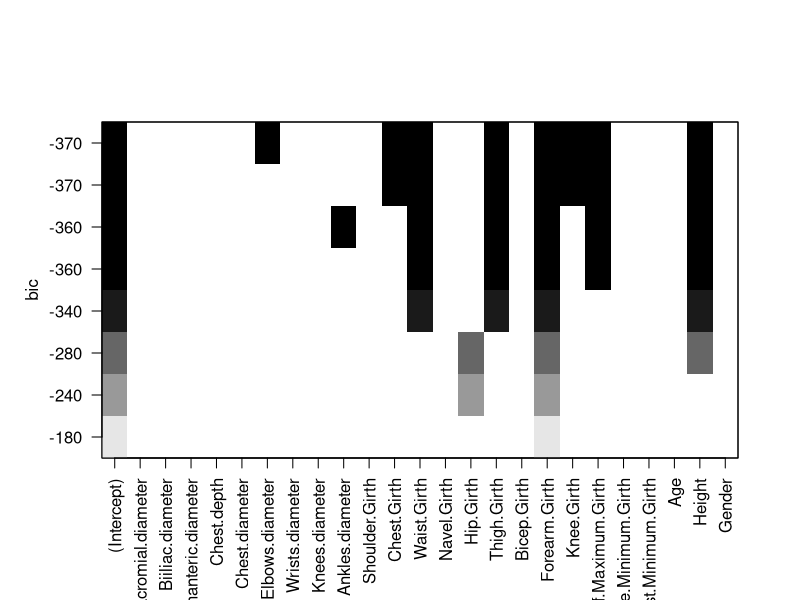

R code for this plot:
## ---- chunk 1
knitr::opts_chunk$set(echo = TRUE)
## ---- chunk 2
library(dplyr)
library(leaps)
library(caret)
## ---- chunk 3
datos <- read.csv2("EP09 Datos.csv")

datos$IMC <- NULL
datos[["IMC"]] <- (datos$Weight / (datos$Height/100)^2)

datos$EN <- NULL
datos[["EN"]] <- ifelse(datos$IMC >= 25, "sobrepeso", "no sobrepeso")

set.seed(20072)

con <- filter(datos, EN == "sobrepeso")
sin <- filter(datos, EN == "no sobrepeso")

muestraA <- con[sample(nrow(con), 50), ]
muestraB <- sin[sample(nrow(sin), 50), ]
muestra <- rbind(muestraA, muestraB)

# Variables a obviar (Weight, IMC, EN)
variables <- c(23, 26, 27)

variables_seleccionadas <- colnames(muestra)[-variables]

formula_reg <- as.formula(paste("Weight ~", paste(variables_seleccionadas, collapse = " + ")))

# Busqueda exhaustiva en donde se analizan 8 subconjuntos
reg_results <- regsubsets(formula_reg, data = muestra, nvmax = 8, nbest = 1)
summary(reg_results)$which

# Se grafican los modelos en donde cada valor horizontal representa uno, cada cuadro de color implica el uso de la variable en el modelo, por el principio de parsimonia se busca utilizar el que utilice menos variables, en este caso el que posee BIC de -370 con las variables 
# Chest.Girth, Waist.Girth,Thigh.Girth, Forearm.Girth, Knee.Girth, Calf.Maximum.Girth y Height
plot(reg_results)


# Weight ~ Biacromial.diameter + Biiliac.diameter + Bitrochanteric.diameter + 
#     Chest.depth + Chest.diameter + Elbows.diameter + Wrists.diameter + 
#     Knees.diameter + Ankles.diameter + Shoulder.Girth + Chest.Girth + 
#     Waist.Girth + Navel.Girth + Hip.Girth + Thigh.Girth + Bicep.Girth + 
#     Forearm.Girth + Knee.Girth + Calf.Maximum.Girth + Ankle.Minimum.Girth + 
#     Wrist.Minimum.Girth + Age + Height + Gender



# AMIGO TECNOLOGICO A TENER EN CUENTA
# Instalar y cargar el paquete 'caret' si aún no está instalado
install.packages("caret")
library(caret)

# Seleccionar las variables basadas en el análisis de 'regsubsets'
variables_modelo <- c("Chest.Girth", "Waist.Girth", "Thigh.Girth", 
                      "Forearm.Girth", "Knee.Girth", "Calf.Maximum.Girth", "Height")

# Crear la fórmula para el modelo de regresión lineal
formula_modelo <- as.formula(paste("Weight ~", paste(variables_modelo, collapse = " + ")))

# Construir el modelo de regresión lineal múltiple
modelo_final <- lm(formula_modelo, data = muestra)

# Configuración para bootstrapping
set.seed(20072)  # Establecer la semilla para reproducibilidad
train_control <- trainControl(method = "boot", number = 1000)  # 1000 iteraciones de bootstrap

# Evaluar el modelo con bootstrapping
modelo_bootstrapped <- train(formula_modelo, data = muestra, method = "lm", trControl = train_control)

# Ver los resultados
summary(modelo_bootstrapped)
